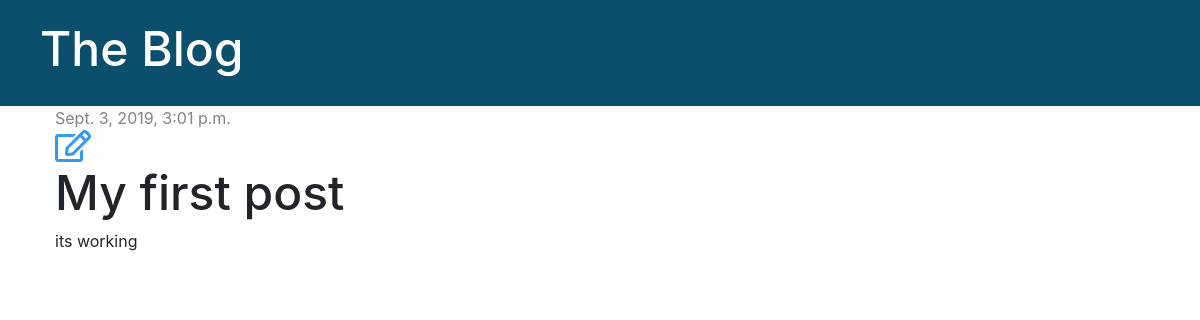
Page /post/5/ on the earlier database version.
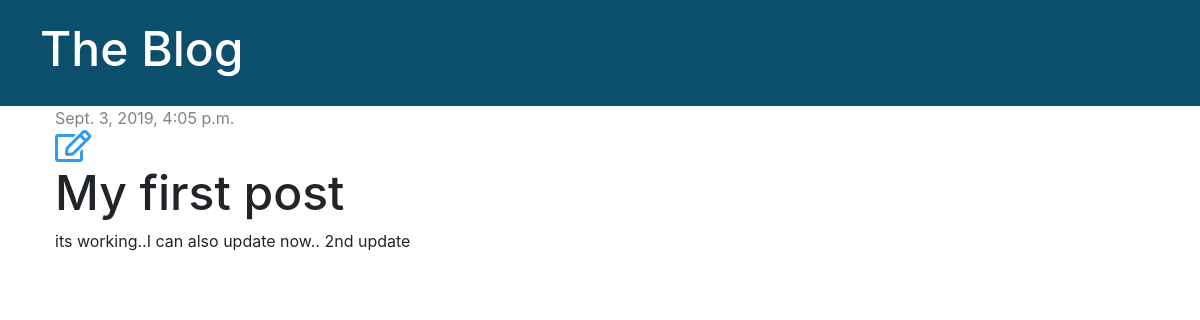
Same page on the later database version.
### blog/models.py (models this page shows, shortened)
class Post(models.Model):
    author = models.ForeignKey('auth.User', on_delete=models.CASCADE)
    title = models.CharField(max_length=200)
    text = models.TextField()
    created_date = models.DateTimeField(default=timezone.now)
    published_date = models.DateTimeField(blank=True, null=True)

### blog/views.py (the view)
# urls.py: path('post/<int:pk>/', views.post_detail, name='post_detail'),
def post_detail(request, pk):
    post = get_object_or_404(Post, pk=pk)
    stuff_for_frontend = {'post': post}
    return render(request, 'blog/post_detail.html', stuff_for_frontend)

### blog/templates/blog/post_detail.html
{% extends 'blog/base.html' %}
{% block content %}
<div class="post">
  {% if post.published_date %}
    <div class="date">
      {{ post.published_date }}
    </div>
  {% endif %}
  <a href="{% url 'post_edit' pk=post.pk %}"><i class="far fa-edit fa-2x" style="color: #339af0;"></i></a>
  <h1>{{ post.title }}</h1>
  <p>{{ post.text }}</p>
</div>
{% endblock %}

Differences in the rows shown:
changed Post "My first post": published_date "Sept. 3, 2019, 3:01 p.m." → "Sept. 3, 2019, 4:05 p.m."; text "its working" → "its working..I can also update now.. 2nd update"
